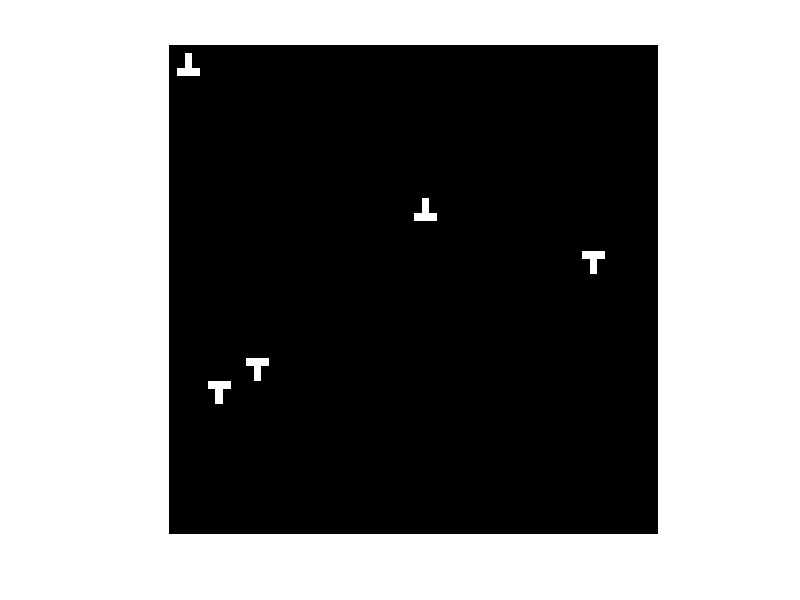

Reproduce this figure in MATLAB. (Note: this script raises an error after producing the figure.)
t1 = [1 1 1; 0 1 0; 0 1 0]; 
t2 = [0 1 0; 0 1 0; 1 1 1]; 
d1 = 3000;
m = 0;

img1 = zeros(64);
img1(43, 12) = 128;
img1(29, 56) = 128;
img1(46,7) = 128;
img_t1 = double(filter2(t2, img1));

img2 = zeros(64);
img2(3,3) = 128;
img2(22,34) = 128;
img_t2 = double(filter2(t1, img2));

img_t = img_t1 + img_t2;
figure; imshow(img_t); datacursormode; title("Расположение объектов");

noise = double(normrnd(0, sqrt(d1), 64, 64));
res_img = noise + img_t;
figure; imshow(res_img, [min(min(res_img)) max(max(res_img))]); datacursormode; title("Изображение с шумом и объектами")

tmp = zeros(66);
tmp(2:65, 2:65) = res_img;

Img = zeros(66);
for i=2:65
    for j=2:65
       matr_tmp = tmp(i-1:i+1, j-1:j+1);
       s = sum(sum(matr_tmp .^2));
       Img(i,j) = tmp(i,j)/sqrt(s);
    end
end

% выравнивание энергии эталонов
 d_tmp1 = 0;
 d_tmp2 = 0;
    for i=1:3
        for j=1:3
            d_tmp1 = d_tmp1 + t1(i,j)^2;
            d_tmp2 = d_tmp2 + t2(i,j)^2;
        end
    end
    
    for i=1:3
        for j=1:3
            t1(i,j) = t1(i,j) / sqrt(d_tmp1);
            t2(i,j) = t2(i,j) / sqrt(d_tmp2);
        end
    end
    
img_out1 = Img;% нормализованное изображение
figure; imshow(noise, [min(min(noise)) max(max(noise))]); datacursormode; title("Белый шум с дисперсией 3000");
figure; imshow(img_out1, [min(min(img_out1)) max(max(img_out1))]); datacursormode; title("После нормализации");

res1 = (filter2(t1,img_out1));
res2 = (filter2(t2,img_out1));
figure; imshow(res1, [min(min(res1)) max(max(res1))]); datacursormode; title("B(m,n) 1");
figure; imshow(res2, [min(min(res2)) max(max(res2))]); datacursormode; title("B(m,n) 2");
h1 = imhist(res1);
h2 = imhist(res2);
figure; plot(0:255, h1); datacursormode; title('Гистограмма 1');
figure; plot(0:255, h2); datacursormode; title('Гистограмма 2');
res1(res1 < 1) = 0;
res1(res1 >= 1) = 255;
res2(res2 < 1) = 0;
res2(res2 >= 1) = 255;
Res = res1 + res2;
figure; imshow(Res); datacursormode; title('Обнаруженные объекты');